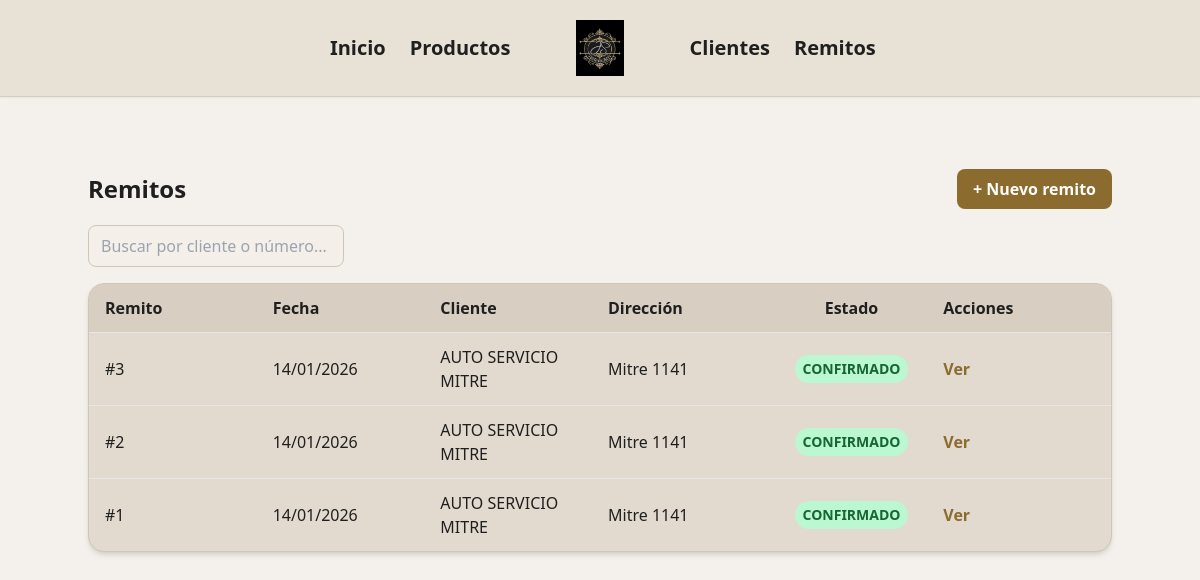
/remitos/, run on an earlier commit of the app's database.
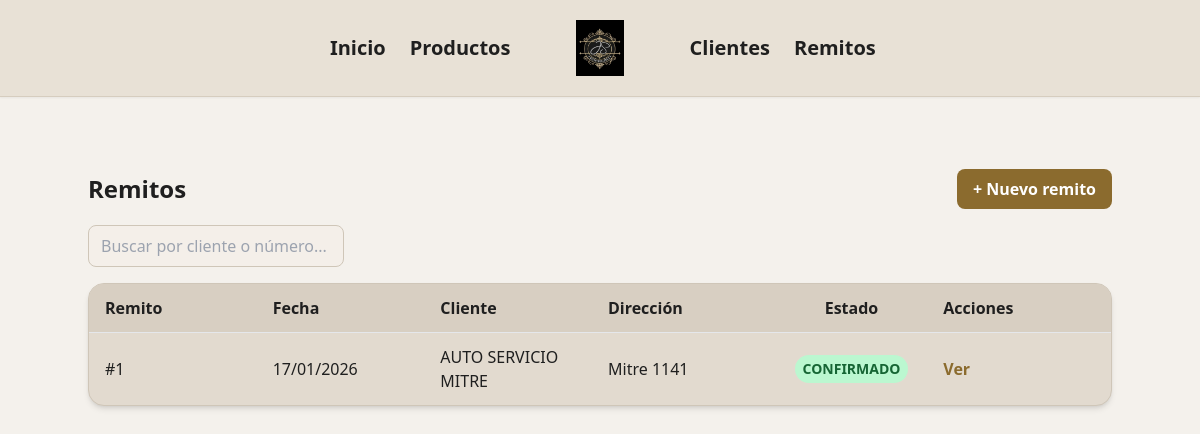
And on a later commit of the database.
### jsdistribucionesapp/remitos/models.py (models this page shows)
class Remito(db.Model):
    __tablename__ = "remitos"
    rid = db.Column(db.Integer, primary_key = True)
    fecha = db.Column(db.Date, default=date.today)
    direccion_entrega = db.Column(db.String(200))
    observaciones = db.Column(db.Text)
    estado = db.Column(db.String(20), default="BORRADOR", nullable=False)
    cliente_id = db.Column(
        db.Integer,
        db.ForeignKey('clientes.cid'),
        nullable=False
    )
    items = db.relationship(
    'Remito_item',
    backref='remito',
    cascade='all, delete-orphan'
    )
    cliente = db.relationship('Cliente')

### jsdistribucionesapp/clientes/models.py (models this page shows)
class Cliente(db.Model):
    __tablename__ = 'clientes'
    cid = db.Column(db.Integer, primary_key=True)
    nombre = db.Column(db.String, nullable=False)
    direccion = db.Column(db.String)
    telefono = db.Column(db.String, nullable=False)
    email = db.Column(db.String)
    cuit = db.Column(db.String)
    activo = db.Column(db.Boolean, default=True)

### jsdistribucionesapp/remitos/routes.py (the view)
@remitos.route('/')
def index():
    remitos = (
        Remito.query
        .options(joinedload(Remito.cliente))
        .order_by(Remito.rid.desc())
        .all()
    )
    return render_template('remitos/index.html', remitos=remitos)

### jsdistribucionesapp/remitos/templates/remitos/index.html
{% extends "base.html" %}
{% block content %}
<div class="max-w-5xl mx-auto mt-6">
  <div class="flex justify-between items-center mb-4">
    <h1 class="text-2xl font-bold text-[#1F1F1F]">Remitos</h1>
    <a href="{{ url_for('remitos.agregar') }}"
       class="bg-[#8B6B2E] text-white px-4 py-2 rounded-lg
              font-semibold hover:bg-[#755824] transition">
      + Nuevo remito
    </a>
  </div>
  <input type="text"
         placeholder="Buscar por cliente o número..."
         class="mb-4 w-64 px-3 py-2 rounded-lg
                border border-[#CFC6B8]
                bg-[#F4EFE9]
                focus:outline-none focus:ring-2 focus:ring-[#8B6B2E]">
  <div class="bg-[#E2DACF] border border-[#CFC6B8]
              rounded-2xl shadow-md overflow-hidden">
    <div class="grid grid-cols-6 gap-4 px-4 py-3
                font-semibold bg-[#D8CFC2] border-b sticky top-0">
      <span>Remito</span>
      <span>Fecha</span>
      <span>Cliente</span>
      <span>Dirección</span>
      <span class="text-center">Estado</span>
      <span>Acciones</span>
    </div>
    <div class="max-h-[450px] overflow-y-auto divide-y">
      {% for remito in remitos %}
      <div class="grid grid-cols-6 gap-4 items-center
                  px-4 py-3 hover:bg-[#EFE9E1]">
        <span>#{{ remito.rid }}</span>
        <span>{{ remito.fecha.strftime('%d/%m/%Y') }}</span>
        <span>{{ remito.cliente.nombre if remito.cliente else '-' }}</span>
        <span>{{ remito.direccion_entrega or '-' }}</span>
        <div class="flex justify-center">
          <span class="inline-flex items-center justify-center
                      px-2 py-1 rounded-full text-sm font-semibold
                      {% if remito.estado == 'CONFIRMADO' %}
                        bg-green-200 text-green-800
                      {% else %}
                        bg-yellow-200 text-yellow-800
                      {% endif %}
          ">
            {{ remito.estado }}
          </span>
      </div>
        <a href="{{ url_for('remitos.ver', id=remito.rid) }}"
           class="text-[#8B6B2E] font-semibold hover:underline">
          Ver
        </a>
      </div>
      {% endfor %}
    </div>
  </div>
</div>
{% endblock %}

### jsdistribucionesapp/templates/base.html (shortened to what this page needs)
<!DOCTYPE html>
<html lang="en">
<head>
    <script src="https://cdn.tailwindcss.com"></script>
    <link href="https://cdnjs.cloudflare.com/ajax/libs/flowbite/2.2.1/flowbite.min.css" rel="stylesheet" />
</head>
<body body class="bg-[#F4F1EC] text-[#1F1F1F] min-h-screen">
   <header class="bg-[#E8E1D6] border-b border-[#D6CDBF] py-5 shadow-sm">
  <nav class="mx-auto max-w-4xl">
    <div class="grid grid-cols-5 items-center">
      <div class="flex justify-end gap-6 col-span-2 text-xl font-semibold text-[#1F1F1F]">
        <a href="/" class="hover:text-[#C9A24D] transition">
          Inicio
        </a>
        <a href="/productos" class="hover:text-[#C9A24D] transition">
          Productos
        </a>
      </div>
      <div class="flex justify-center">
        <img
          src="{{ url_for('static', filename='uploads/productos/logo.jpeg') }}"
          alt="JS Distribuciones"
          class="h-14"
        >
      </div>
      <div class="flex justify-start gap-6 col-span-2 text-xl font-semibold text-[#1F1F1F]">
        <a href="/clientes" class="hover:text-[#C9A24D] transition">
          Clientes
        </a>
        <a href="/remitos" class="hover:text-[#C9A24D] transition">
          Remitos
        </a>
      </div>
    </div>
  </nav>
</header>
    <main class="p-6">
      <main class="p-6">
    {% block content %}
    {% endblock %}
    </main>
</body>
</html>

What changed in the data, as far as the page shows it:
removed Remito: rid "3", fecha "14/01/2026", cliente "AUTO SERVICIO MITRE", direccion_entrega "Mitre 1141", estado "CONFIRMADO"
removed Remito: rid "2", fecha "14/01/2026", cliente "AUTO SERVICIO MITRE", direccion_entrega "Mitre 1141", estado "CONFIRMADO"
changed Remito "Mitre 1141": fecha "14/01/2026" → "17/01/2026"
